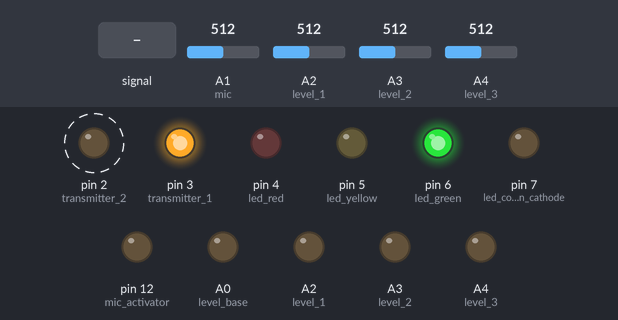
A sketch run on a simulated Arduino Uno, built with avr-gcc and run on an emulated ATmega328P. Parts: output pins drawn as LEDs (lit = HIGH). Dashed ring = blinking. Inputs (shaded band) come from the test bench; at power-on: A1 (mic) = 512, A3 (level_2) = 512, A2 (level_1) = 512, A4 (level_3) = 512.

Above: at 1.2 s.
1.3 s: A1 (mic) fed a 200 Hz sine of ±460 counts around its level
4.3 s: A1 (mic) set to 110
7.3 s: A1 (mic) set to 93
At 8.4 s:
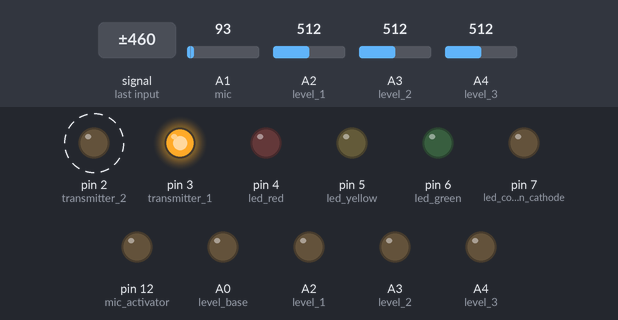
10.3 s: A1 (mic) fed a 200 Hz sine of ±81 counts around its level
At 12.19 s:
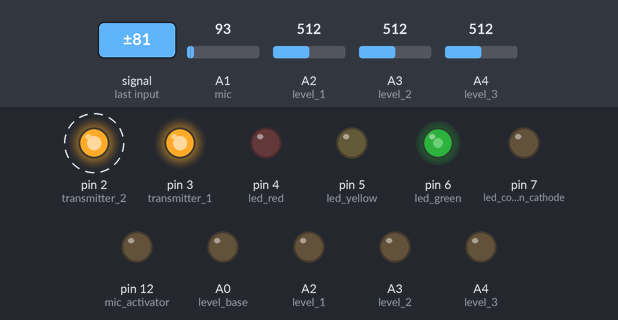
13.3 s: A3 (level_2) set to 1010
16.3 s: A1 (mic) set to 30
Timing chart, 0 to 20.3 s (numbered marks = the images above; inputs shaded):
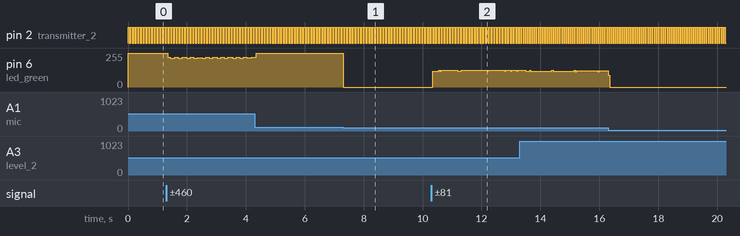

The sketch:

finale_trans.ino
```cpp
#define led_red 4
#define led_yellow 5


#define led_green 6
#define led_common_cathode 7
#define transmitter_1 3
#define transmitter_2 2
#define mic A1
#define mic_activator 12
#define level_1 A2
#define level_2 A3
#define level_3 A4
#define level_base A0
int shot=1;
int counter_1=0;
boolean glass_full=false;
boolean control_1=false;
boolean control_2=false;
boolean control_3=false;
boolean control_4=false;
boolean control_5=false;
boolean control_6=false;
boolean control_7=false;
void setup()
{
  initialise();
}

void loop()
{
    level_sense();
  music();
  glass_detect_oscillator();

}


void initialise()
{
  Serial.begin(9600);
  pinMode(led_red,OUTPUT);
  pinMode(led_yellow,OUTPUT);
  pinMode(led_green,OUTPUT);
  pinMode(led_common_cathode,OUTPUT);
  pinMode(transmitter_1,OUTPUT);
  pinMode(transmitter_2,OUTPUT);
  pinMode(mic_activator,OUTPUT);
  pinMode(mic,INPUT);
  pinMode(level_1,INPUT);
  pinMode(level_2,INPUT);
  pinMode(level_3,INPUT);
  pinMode(level_base,OUTPUT);
  digitalWrite(led_red,LOW);
  digitalWrite(led_yellow,LOW);
  digitalWrite(led_green,LOW);
  digitalWrite(led_common_cathode,LOW);
  digitalWrite(transmitter_1,HIGH);
  digitalWrite(transmitter_2,HIGH);
  digitalWrite(mic_activator,LOW);
  analogWrite(level_1,0);
  analogWrite(level_2,0);
  analogWrite(level_3,0);
  //analogWrite(level_base,1023);

}


void glass_detect_oscillator()
{
  counter_1 = counter_1 + 1;
  if (counter_1%200==0)
  {
  digitalWrite(transmitter_2,HIGH);
  counter_1=1;
  }
  if (counter_1%100==0)
  {
  digitalWrite(transmitter_2,LOW);
  }
}


int level_detect()
{
  if (analogRead(level_3)>1000)
  {
    return(3);
  }
  if (analogRead(level_2)>1000)
  {
    return(2);
  }
  if (analogRead(level_1)>1000)
  {
    return(1);
  }
  else
  {
    return(0);
  }

}

void level_sense()
{

  switch(level_detect())
  {
  case 0:
    glass_full=false;
    break;
  case 3:
    glass_full=true;
    break;
  default:;
  }

  if (glass_full || control_1)
  {
    control_1=true;
    if (glass_full==false || control_2)
    {
      control_2=true;
      if (glass_full || control_3)
      {
        control_3=true;
        shot=2;
        if (glass_full==false || control_4)
        {
          control_4=true;
          if (glass_full || control_5)
          {
            control_5=true;
            shot=3;
            if (glass_full==false || control_6)
            {
              control_6=true;
              if (glass_full || control_7)
              {
                control_7=true;
                shot=3;
                digitalWrite(transmitter_1,LOW);
              }
            }
          }
        }
      }
    }
  }

}


void music()
{
  int mic_val = analogRead(mic);
  if(mic_val>100)
  {

    switch(shot)
    {
    case 1:
      digitalWrite(led_green,HIGH);
      break;
    case 2:
      digitalWrite(led_yellow,HIGH);
      break;
    case 3:
      digitalWrite(led_red,HIGH);
      break;
      delay(2);
    }
  }
  else
  {

    digitalWrite(led_green,LOW);
    digitalWrite(led_yellow,LOW);
    digitalWrite(led_red,LOW);

  }
}
```

Measured:
- the behaviour switches between 101 and 100 on A1 (mic) (found by bisection; images 0 and 1)
- after the input at 7.3 s, pin 6 (led_green): 255/255 → 0/255 at once
- by itself, pin 2 (transmitter_2): alternates HIGH for 0.04 s and LOW for 0.04 s
